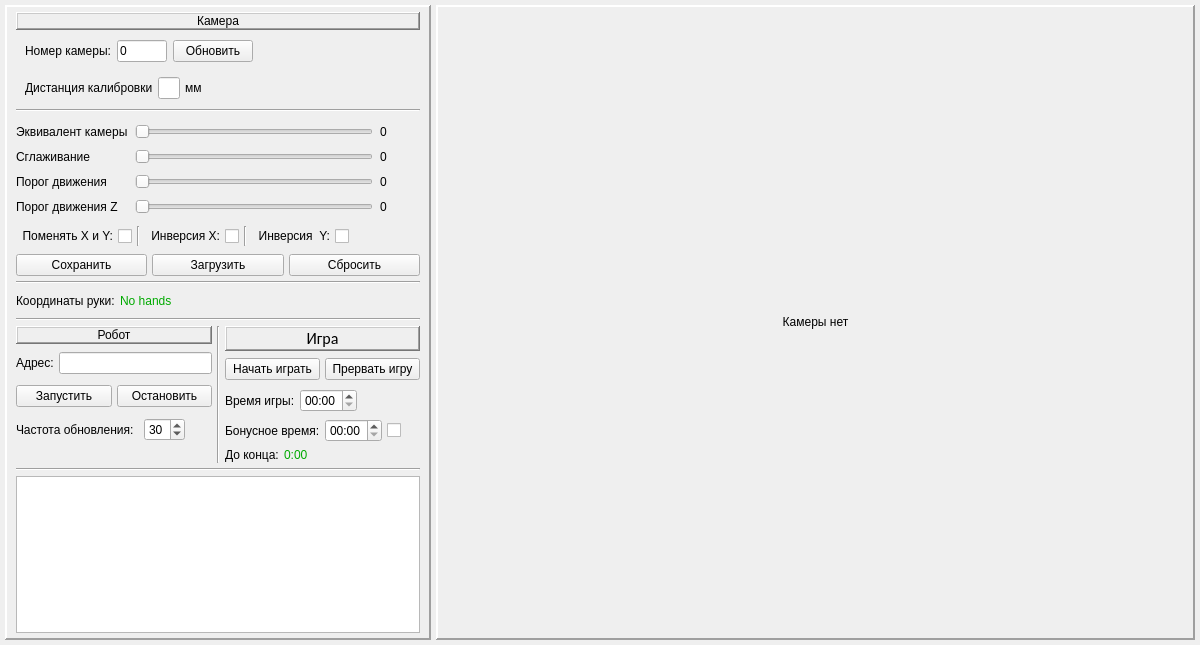
<?xml version="1.0" encoding="UTF-8"?>
<ui version="4.0">
 <class>MainWindow</class>
 <widget class="QMainWindow" name="MainWindow">
  <property name="enabled">
   <bool>true</bool>
  </property>
  <property name="geometry">
   <rect>
    <x>0</x>
    <y>0</y>
    <width>1200</width>
    <height>645</height>
   </rect>
  </property>
  <property name="windowTitle">
   <string>HapHapch</string>
  </property>
  <widget class="QWidget" name="centralwidget">
   <layout class="QGridLayout" name="gridLayout_6">
    <property name="leftMargin">
     <number>5</number>
    </property>
    <property name="topMargin">
     <number>5</number>
    </property>
    <property name="rightMargin">
     <number>5</number>
    </property>
    <property name="bottomMargin">
     <number>5</number>
    </property>
    <property name="spacing">
     <number>5</number>
    </property>
    <item row="0" column="0">
     <layout class="QHBoxLayout" name="horizontalLayout_5" stretch="7,13">
      <property name="spacing">
       <number>5</number>
      </property>
      <item>
       <widget class="QFrame" name="frame">
        <property name="sizePolicy">
         <sizepolicy hsizetype="Preferred" vsizetype="Preferred">
          <horstretch>0</horstretch>
          <verstretch>0</verstretch>
         </sizepolicy>
        </property>
        <property name="minimumSize">
         <size>
          <width>0</width>
          <height>0</height>
         </size>
        </property>
        <property name="maximumSize">
         <size>
          <width>600</width>
          <height>16777215</height>
         </size>
        </property>
        <property name="frameShape">
         <enum>QFrame::Panel</enum>
        </property>
        <property name="frameShadow">
         <enum>QFrame::Raised</enum>
        </property>
        <property name="lineWidth">
         <number>2</number>
        </property>
        <layout class="QVBoxLayout" name="verticalLayout">
         <property name="spacing">
          <number>5</number>
         </property>
         <property name="topMargin">
          <number>5</number>
         </property>
         <property name="bottomMargin">
          <number>5</number>
         </property>
         <item>
          <widget class="QLabel" name="label_10">
           <property name="sizePolicy">
            <sizepolicy hsizetype="Preferred" vsizetype="Maximum">
             <horstretch>0</horstretch>
             <verstretch>0</verstretch>
            </sizepolicy>
           </property>
           <property name="styleSheet">
            <string notr="true">font: 75 12pt &quot;Calibri&quot;;</string>
           </property>
           <property name="frameShape">
            <enum>QFrame::WinPanel</enum>
           </property>
           <property name="frameShadow">
            <enum>QFrame::Raised</enum>
           </property>
           <property name="lineWidth">
            <number>1</number>
           </property>
           <property name="text">
            <string>Камера</string>
           </property>
           <property name="alignment">
            <set>Qt::AlignCenter</set>
           </property>
           <property name="margin">
            <number>2</number>
           </property>
          </widget>
         </item>
         <item>
          <widget class="QFrame" name="frame">
           <property name="sizePolicy">
            <sizepolicy hsizetype="Preferred" vsizetype="Maximum">
             <horstretch>0</horstretch>
             <verstretch>0</verstretch>
            </sizepolicy>
           </property>
           <layout class="QGridLayout" name="gridLayout_3">
            <property name="topMargin">
             <number>5</number>
            </property>
            <property name="bottomMargin">
             <number>5</number>
            </property>
            <item row="0" column="2">
             <widget class="QPushButton" name="Start_cam">
              <property name="sizePolicy">
               <sizepolicy hsizetype="Minimum" vsizetype="Fixed">
                <horstretch>0</horstretch>
                <verstretch>0</verstretch>
               </sizepolicy>
              </property>
              <property name="text">
               <string>Обновить</string>
              </property>
             </widget>
            </item>
            <item row="0" column="0">
             <widget class="QLabel" name="label">
              <property name="sizePolicy">
               <sizepolicy hsizetype="Maximum" vsizetype="Preferred">
                <horstretch>0</horstretch>
                <verstretch>0</verstretch>
               </sizepolicy>
              </property>
              <property name="text">
               <string>Номер камеры:</string>
              </property>
              <property name="alignment">
               <set>Qt::AlignLeading|Qt::AlignLeft|Qt::AlignVCenter</set>
              </property>
             </widget>
            </item>
            <item row="0" column="1">
             <widget class="QLineEdit" name="NumCamEditLine">
              <property name="sizePolicy">
               <sizepolicy hsizetype="Fixed" vsizetype="Fixed">
                <horstretch>100</horstretch>
                <verstretch>0</verstretch>
               </sizepolicy>
              </property>
              <property name="minimumSize">
               <size>
                <width>0</width>
                <height>0</height>
               </size>
              </property>
              <property name="maximumSize">
               <size>
                <width>50</width>
                <height>16777215</height>
               </size>
              </property>
              <property name="baseSize">
               <size>
                <width>0</width>
                <height>0</height>
               </size>
              </property>
              <property name="text">
               <string>0</string>
              </property>
             </widget>
            </item>
            <item row="0" column="3">
             <widget class="QLabel" name="label_2">
              <property name="sizePolicy">
               <sizepolicy hsizetype="MinimumExpanding" vsizetype="Preferred">
                <horstretch>0</horstretch>
                <verstretch>0</verstretch>
               </sizepolicy>
              </property>
              <property name="text">
               <string/>
              </property>
             </widget>
            </item>
           </layout>
          </widget>
         </item>
         <item>
          <widget class="QFrame" name="horizontalFrame_2">
           <property name="sizePolicy">
            <sizepolicy hsizetype="Preferred" vsizetype="Maximum">
             <horstretch>0</horstretch>
             <verstretch>0</verstretch>
            </sizepolicy>
           </property>
           <layout class="QHBoxLayout" name="horizontalLayout_2" stretch="1,1,1,10">
            <property name="spacing">
             <number>5</number>
            </property>
            <property name="topMargin">
             <number>5</number>
            </property>
            <property name="bottomMargin">
             <number>5</number>
            </property>
            <item>
             <widget class="QLabel" name="lab_2">
              <property name="sizePolicy">
               <sizepolicy hsizetype="Minimum" vsizetype="Preferred">
                <horstretch>0</horstretch>
                <verstretch>0</verstretch>
               </sizepolicy>
              </property>
              <property name="text">
               <string>Дистанция калибровки</string>
              </property>
             </widget>
            </item>
            <item>
             <widget class="QLineEdit" name="CalibDist">
              <property name="sizePolicy">
               <sizepolicy hsizetype="Maximum" vsizetype="Fixed">
                <horstretch>0</horstretch>
                <verstretch>0</verstretch>
               </sizepolicy>
              </property>
              <property name="maximumSize">
               <size>
                <width>50</width>
                <height>16777215</height>
               </size>
              </property>
              <property name="text">
               <string/>
              </property>
             </widget>
            </item>
            <item>
             <widget class="QLabel" name="label_3">
              <property name="text">
               <string>мм</string>
              </property>
              <property name="margin">
               <number>3</number>
              </property>
             </widget>
            </item>
            <item>
             <widget class="QLabel" name="label_4">
              <property name="sizePolicy">
               <sizepolicy hsizetype="MinimumExpanding" vsizetype="Preferred">
                <horstretch>0</horstretch>
                <verstretch>0</verstretch>
               </sizepolicy>
              </property>
              <property name="text">
               <string/>
              </property>
             </widget>
            </item>
           </layout>
          </widget>
         </item>
         <item>
          <widget class="Line" name="line">
           <property name="orientation">
            <enum>Qt::Horizontal</enum>
           </property>
          </widget>
         </item>
         <item>
          <layout class="QGridLayout" name="gridLayout_4" columnstretch="0,0,0">
           <property name="topMargin">
            <number>7</number>
           </property>
           <property name="bottomMargin">
            <number>7</number>
           </property>
           <property name="horizontalSpacing">
            <number>7</number>
           </property>
           <property name="verticalSpacing">
            <number>10</number>
           </property>
           <item row="1" column="1">
            <widget class="QSlider" name="TimeApprox">
             <property name="minimum">
              <number>1</number>
             </property>
             <property name="maximum">
              <number>100</number>
             </property>
             <property name="pageStep">
              <number>1</number>
             </property>
             <property name="value">
              <number>1</number>
             </property>
             <property name="orientation">
              <enum>Qt::Horizontal</enum>
             </property>
            </widget>
           </item>
           <item row="0" column="1">
            <widget class="QSlider" name="CalibCam">
             <property name="maximum">
              <number>800</number>
             </property>
             <property name="pageStep">
              <number>1</number>
             </property>
             <property name="value">
              <number>0</number>
             </property>
             <property name="orientation">
              <enum>Qt::Horizontal</enum>
             </property>
            </widget>
           </item>
           <item row="3" column="2">
            <widget class="QLabel" name="Lab_FixedParam_Z">
             <property name="sizePolicy">
              <sizepolicy hsizetype="Fixed" vsizetype="Preferred">
               <horstretch>0</horstretch>
               <verstretch>0</verstretch>
              </sizepolicy>
             </property>
             <property name="text">
              <string>0</string>
             </property>
             <property name="margin">
              <number>3</number>
             </property>
            </widget>
           </item>
           <item row="3" column="0">
            <widget class="QLabel" name="label_8">
             <property name="text">
              <string>Порог движения Z</string>
             </property>
            </widget>
           </item>
           <item row="1" column="2">
            <widget class="QLabel" name="Lab_TimeApprox">
             <property name="sizePolicy">
              <sizepolicy hsizetype="Fixed" vsizetype="Preferred">
               <horstretch>0</horstretch>
               <verstretch>0</verstretch>
              </sizepolicy>
             </property>
             <property name="text">
              <string>0</string>
             </property>
             <property name="margin">
              <number>3</number>
             </property>
            </widget>
           </item>
           <item row="2" column="1">
            <widget class="QSlider" name="FixedParam">
             <property name="maximum">
              <number>100</number>
             </property>
             <property name="pageStep">
              <number>1</number>
             </property>
             <property name="orientation">
              <enum>Qt::Horizontal</enum>
             </property>
            </widget>
           </item>
           <item row="1" column="0">
            <widget class="QLabel" name="label_6">
             <property name="text">
              <string>Cглаживание</string>
             </property>
            </widget>
           </item>
           <item row="3" column="1">
            <widget class="QSlider" name="FixedParam_Z">
             <property name="maximum">
              <number>100</number>
             </property>
             <property name="pageStep">
              <number>1</number>
             </property>
             <property name="orientation">
              <enum>Qt::Horizontal</enum>
             </property>
            </widget>
           </item>
           <item row="0" column="2">
            <widget class="QLabel" name="Lab_CalibCam">
             <property name="sizePolicy">
              <sizepolicy hsizetype="Fixed" vsizetype="Preferred">
               <horstretch>0</horstretch>
               <verstretch>0</verstretch>
              </sizepolicy>
             </property>
             <property name="minimumSize">
              <size>
               <width>40</width>
               <height>0</height>
              </size>
             </property>
             <property name="text">
              <string extracomment="3324243">0</string>
             </property>
             <property name="margin">
              <number>3</number>
             </property>
            </widget>
           </item>
           <item row="2" column="2">
            <widget class="QLabel" name="Lab_FixedParam">
             <property name="sizePolicy">
              <sizepolicy hsizetype="Fixed" vsizetype="Preferred">
               <horstretch>0</horstretch>
               <verstretch>0</verstretch>
              </sizepolicy>
             </property>
             <property name="text">
              <string>0</string>
             </property>
             <property name="margin">
              <number>3</number>
             </property>
            </widget>
           </item>
           <item row="2" column="0">
            <widget class="QLabel" name="label_7">
             <property name="text">
              <string>Порог движения</string>
             </property>
            </widget>
           </item>
           <item row="0" column="0">
            <widget class="QLabel" name="lab">
             <property name="text">
              <string>Эквивалент камеры</string>
             </property>
            </widget>
           </item>
          </layout>
         </item>
         <item>
          <layout class="QHBoxLayout" name="horizontalLayout_14">
           <property name="bottomMargin">
            <number>3</number>
           </property>
           <item>
            <widget class="QCheckBox" name="Change_XY_Box">
             <property name="layoutDirection">
              <enum>Qt::RightToLeft</enum>
             </property>
             <property name="text">
              <string>Поменять X и Y:</string>
             </property>
             <property name="tristate">
              <bool>false</bool>
             </property>
            </widget>
           </item>
           <item>
            <widget class="Line" name="line_5">
             <property name="orientation">
              <enum>Qt::Vertical</enum>
             </property>
            </widget>
           </item>
           <item>
            <widget class="QCheckBox" name="Inv_X_Box">
             <property name="layoutDirection">
              <enum>Qt::RightToLeft</enum>
             </property>
             <property name="text">
              <string>Инверсия X:</string>
             </property>
            </widget>
           </item>
           <item>
            <widget class="Line" name="line_7">
             <property name="orientation">
              <enum>Qt::Vertical</enum>
             </property>
            </widget>
           </item>
           <item>
            <widget class="QCheckBox" name="Inv_Y_Box">
             <property name="layoutDirection">
              <enum>Qt::RightToLeft</enum>
             </property>
             <property name="text">
              <string>Инверсия  Y:</string>
             </property>
            </widget>
           </item>
           <item>
            <widget class="QLabel" name="label_13">
             <property name="sizePolicy">
              <sizepolicy hsizetype="Expanding" vsizetype="Preferred">
               <horstretch>0</horstretch>
               <verstretch>0</verstretch>
              </sizepolicy>
             </property>
             <property name="text">
              <string/>
             </property>
            </widget>
           </item>
          </layout>
         </item>
         <item>
          <layout class="QHBoxLayout" name="horizontalLayout_6">
           <item>
            <widget class="QPushButton" name="SaveSettingsBut">
             <property name="text">
              <string>Сохранить</string>
             </property>
            </widget>
           </item>
           <item>
            <widget class="QPushButton" name="LoadSettingsBut">
             <property name="text">
              <string>Загрузить</string>
             </property>
            </widget>
           </item>
           <item>
            <widget class="QPushButton" name="ResetSettingsBut">
             <property name="text">
              <string>Сбросить</string>
             </property>
            </widget>
           </item>
          </layout>
         </item>
         <item>
          <widget class="Line" name="line_2">
           <property name="orientation">
            <enum>Qt::Horizontal</enum>
           </property>
          </widget>
         </item>
         <item>
          <layout class="QHBoxLayout" name="horizontalLayout_3">
           <property name="topMargin">
            <number>5</number>
           </property>
           <property name="bottomMargin">
            <number>5</number>
           </property>
           <item>
            <widget class="QLabel" name="label_11">
             <property name="text">
              <string>Координаты руки:</string>
             </property>
            </widget>
           </item>
           <item>
            <widget class="QLabel" name="Hand_Coords">
             <property name="sizePolicy">
              <sizepolicy hsizetype="Expanding" vsizetype="Preferred">
               <horstretch>0</horstretch>
               <verstretch>0</verstretch>
              </sizepolicy>
             </property>
             <property name="minimumSize">
              <size>
               <width>300</width>
               <height>0</height>
              </size>
             </property>
             <property name="styleSheet">
              <string notr="true">font: 75 12pt &quot;Calibri&quot;;
color: rgb(0, 170, 0);</string>
             </property>
             <property name="text">
              <string>No hands</string>
             </property>
            </widget>
           </item>
          </layout>
         </item>
         <item>
          <widget class="Line" name="line_4">
           <property name="orientation">
            <enum>Qt::Horizontal</enum>
           </property>
          </widget>
         </item>
         <item>
          <layout class="QHBoxLayout" name="horizontalLayout_8" stretch="1,0,1">
           <property name="sizeConstraint">
            <enum>QLayout::SetMaximumSize</enum>
           </property>
           <item>
            <layout class="QVBoxLayout" name="verticalLayout_3">
             <item>
              <widget class="QLabel" name="label_9">
               <property name="sizePolicy">
                <sizepolicy hsizetype="Expanding" vsizetype="Maximum">
                 <horstretch>0</horstretch>
                 <verstretch>0</verstretch>
                </sizepolicy>
               </property>
               <property name="styleSheet">
                <string notr="true">font: 75 12pt &quot;Calibri&quot;;</string>
               </property>
               <property name="frameShape">
                <enum>QFrame::WinPanel</enum>
               </property>
               <property name="frameShadow">
                <enum>QFrame::Raised</enum>
               </property>
               <property name="text">
                <string>Робот</string>
               </property>
               <property name="alignment">
                <set>Qt::AlignCenter</set>
               </property>
               <property name="margin">
                <number>2</number>
               </property>
              </widget>
             </item>
             <item>
              <layout class="QHBoxLayout" name="horizontalLayout_4">
               <property name="topMargin">
                <number>3</number>
               </property>
               <property name="bottomMargin">
                <number>3</number>
               </property>
               <item>
                <widget class="QLabel" name="label_12">
                 <property name="sizePolicy">
                  <sizepolicy hsizetype="Fixed" vsizetype="Preferred">
                   <horstretch>0</horstretch>
                   <verstretch>0</verstretch>
                  </sizepolicy>
                 </property>
                 <property name="text">
                  <string>Адрес:</string>
                 </property>
                 <property name="margin">
                  <number>5</number>
                 </property>
                </widget>
               </item>
               <item>
                <widget class="QLineEdit" name="IpLineEdit">
                 <property name="sizePolicy">
                  <sizepolicy hsizetype="Expanding" vsizetype="Fixed">
                   <horstretch>0</horstretch>
                   <verstretch>0</verstretch>
                  </sizepolicy>
                 </property>
                 <property name="minimumSize">
                  <size>
                   <width>0</width>
                   <height>0</height>
                  </size>
                 </property>
                 <property name="maximumSize">
                  <size>
                   <width>16777215</width>
                   <height>16777215</height>
                  </size>
                 </property>
                 <property name="font">
                  <font>
                   <stylestrategy>PreferDefault</stylestrategy>
                  </font>
                 </property>
                 <property name="inputMethodHints">
                  <set>Qt::ImhNone</set>
                 </property>
                 <property name="text">
                  <string/>
                 </property>
                </widget>
               </item>
              </layout>
             </item>
             <item>
              <layout class="QHBoxLayout" name="horizontalLayout_7">
               <property name="topMargin">
                <number>3</number>
               </property>
               <property name="bottomMargin">
                <number>3</number>
               </property>
               <item>
                <widget class="QPushButton" name="StartServerBut">
                 <property name="sizePolicy">
                  <sizepolicy hsizetype="Expanding" vsizetype="Fixed">
                   <horstretch>0</horstretch>
                   <verstretch>0</verstretch>
                  </sizepolicy>
                 </property>
                 <property name="minimumSize">
                  <size>
                   <width>0</width>
                   <height>0</height>
                  </size>
                 </property>
                 <property name="text">
                  <string>Запустить</string>
                 </property>
                </widget>
               </item>
               <item>
                <widget class="QPushButton" name="PauseRobotBut">
                 <property name="sizePolicy">
                  <sizepolicy hsizetype="Expanding" vsizetype="Fixed">
                   <horstretch>0</horstretch>
                   <verstretch>0</verstretch>
                  </sizepolicy>
                 </property>
                 <property name="text">
                  <string>Остановить</string>
                 </property>
                </widget>
               </item>
              </layout>
             </item>
             <item>
              <layout class="QHBoxLayout" name="horizontalLayout_10" stretch="0,0,0">
               <property name="spacing">
                <number>10</number>
               </property>
               <property name="sizeConstraint">
                <enum>QLayout::SetDefaultConstraint</enum>
               </property>
               <property name="topMargin">
                <number>3</number>
               </property>
               <property name="rightMargin">
                <number>0</number>
               </property>
               <property name="bottomMargin">
                <number>3</number>
               </property>
               <item>
                <widget class="QLabel" name="label_15">
                 <property name="sizePolicy">
                  <sizepolicy hsizetype="Preferred" vsizetype="Preferred">
                   <horstretch>0</horstretch>
                   <verstretch>0</verstretch>
                  </sizepolicy>
                 </property>
                 <property name="text">
                  <string>Частота обновления:</string>
                 </property>
                </widget>
               </item>
               <item>
                <widget class="QSpinBox" name="FrequencySlender">
                 <property name="sizePolicy">
                  <sizepolicy hsizetype="Fixed" vsizetype="Fixed">
                   <horstretch>0</horstretch>
                   <verstretch>0</verstretch>
                  </sizepolicy>
                 </property>
                 <property name="minimum">
                  <number>1</number>
                 </property>
                 <property name="value">
                  <number>30</number>
                 </property>
                </widget>
               </item>
               <item>
                <widget class="QLabel" name="label_5">
                 <property name="sizePolicy">
                  <sizepolicy hsizetype="Expanding" vsizetype="Preferred">
                   <horstretch>0</horstretch>
                   <verstretch>0</verstretch>
                  </sizepolicy>
                 </property>
                 <property name="text">
                  <string/>
                 </property>
                </widget>
               </item>
              </layout>
             </item>
             <item>
              <widget class="QLabel" name="label_16">
               <property name="sizePolicy">
                <sizepolicy hsizetype="Preferred" vsizetype="Minimum">
                 <horstretch>0</horstretch>
                 <verstretch>0</verstretch>
                </sizepolicy>
               </property>
               <property name="text">
                <string/>
               </property>
              </widget>
             </item>
            </layout>
           </item>
           <item>
            <widget class="Line" name="line_6">
             <property name="orientation">
              <enum>Qt::Vertical</enum>
             </property>
            </widget>
           </item>
           <item>
            <layout class="QVBoxLayout" name="verticalLayout_2">
             <item>
              <widget class="QLabel" name="label_14">
               <property name="sizePolicy">
                <sizepolicy hsizetype="Expanding" vsizetype="Maximum">
                 <horstretch>0</horstretch>
                 <verstretch>0</verstretch>
                </sizepolicy>
               </property>
               <property name="font">
                <font>
                 <family>Calibri</family>
                 <pointsize>12</pointsize>
                 <weight>9</weight>
                 <italic>false</italic>
                 <bold>false</bold>
                </font>
               </property>
               <property name="styleSheet">
                <string notr="true">font: 75 12pt &quot;Calibri&quot;;</string>
               </property>
               <property name="frameShape">
                <enum>QFrame::WinPanel</enum>
               </property>
               <property name="frameShadow">
                <enum>QFrame::Raised</enum>
               </property>
               <property name="text">
                <string>Игра</string>
               </property>
               <property name="alignment">
                <set>Qt::AlignCenter</set>
               </property>
               <property name="margin">
                <number>2</number>
               </property>
              </widget>
             </item>
             <item>
              <layout class="QHBoxLayout" name="horizontalLayout_9">
               <property name="topMargin">
                <number>2</number>
               </property>
               <property name="bottomMargin">
                <number>2</number>
               </property>
               <item>
                <widget class="QPushButton" name="StartGameBut">
                 <property name="minimumSize">
                  <size>
                   <width>0</width>
                   <height>0</height>
                  </size>
                 </property>
                 <property name="text">
                  <string>Начать играть</string>
                 </property>
                </widget>
               </item>
               <item>
                <widget class="QPushButton" name="StopGameBut">
                 <property name="minimumSize">
                  <size>
                   <width>0</width>
                   <height>0</height>
                  </size>
                 </property>
                 <property name="text">
                  <string>Прервать игру</string>
                 </property>
                </widget>
               </item>
              </layout>
             </item>
             <item>
              <layout class="QHBoxLayout" name="horizontalLayout">
               <property name="topMargin">
                <number>2</number>
               </property>
               <property name="bottomMargin">
                <number>2</number>
               </property>
               <item>
                <widget class="QLabel" name="label_17">
                 <property name="sizePolicy">
                  <sizepolicy hsizetype="Maximum" vsizetype="Preferred">
                   <horstretch>0</horstretch>
                   <verstretch>0</verstretch>
                  </sizepolicy>
                 </property>
                 <property name="text">
                  <string>Время игры:</string>
                 </property>
                </widget>
               </item>
               <item>
                <widget class="QTimeEdit" name="timeEdit">
                 <property name="sizePolicy">
                  <sizepolicy hsizetype="Maximum" vsizetype="Fixed">
                   <horstretch>0</horstretch>
                   <verstretch>0</verstretch>
                  </sizepolicy>
                 </property>
                 <property name="displayFormat">
                  <string>mm:ss</string>
                 </property>
                </widget>
               </item>
               <item>
                <widget class="QLabel" name="label_19">
                 <property name="sizePolicy">
                  <sizepolicy hsizetype="Expanding" vsizetype="Preferred">
                   <horstretch>0</horstretch>
                   <verstretch>0</verstretch>
                  </sizepolicy>
                 </property>
                 <property name="text">
                  <string/>
                 </property>
                </widget>
               </item>
              </layout>
             </item>
             <item>
              <layout class="QHBoxLayout" name="horizontalLayout_11">
               <property name="topMargin">
                <number>0</number>
               </property>
               <property name="bottomMargin">
                <number>0</number>
               </property>
               <item>
                <widget class="QLabel" name="label_18">
                 <property name="text">
                  <string>Бонусное время:</string>
                 </property>
                </widget>
               </item>
               <item>
                <widget class="QTimeEdit" name="Add_timeEdit">
                 <property name="sizePolicy">
                  <sizepolicy hsizetype="Maximum" vsizetype="Fixed">
                   <horstretch>0</horstretch>
                   <verstretch>0</verstretch>
                  </sizepolicy>
                 </property>
                 <property name="displayFormat">
                  <string>mm:ss</string>
                 </property>
                </widget>
               </item>
               <item>
                <widget class="QCheckBox" name="AddTime_checkBox">
                 <property name="sizePolicy">
                  <sizepolicy hsizetype="Expanding" vsizetype="Fixed">
                   <horstretch>0</horstretch>
                   <verstretch>0</verstretch>
                  </sizepolicy>
                 </property>
                 <property name="text">
                  <string/>
                 </property>
                </widget>
               </item>
              </layout>
             </item>
             <item>
              <layout class="QHBoxLayout" name="horizontalLayout_12">
               <property name="topMargin">
                <number>0</number>
               </property>
               <property name="bottomMargin">
                <number>0</number>
               </property>
               <item>
                <widget class="QLabel" name="label_22">
                 <property name="text">
                  <string>До конца:</string>
                 </property>
                </widget>
               </item>
               <item>
                <widget class="QLabel" name="lab_game_timeout">
                 <property name="minimumSize">
                  <size>
                   <width>30</width>
                   <height>0</height>
                  </size>
                 </property>
                 <property name="styleSheet">
                  <string notr="true">font: 12pt &quot;Calibri&quot;;
color: rgb(0, 170, 0);</string>
                 </property>
                 <property name="text">
                  <string>0:00</string>
                 </property>
                </widget>
               </item>
               <item>
                <widget class="QLabel" name="label_23">
                 <property name="sizePolicy">
                  <sizepolicy hsizetype="Expanding" vsizetype="Preferred">
                   <horstretch>0</horstretch>
                   <verstretch>0</verstretch>
                  </sizepolicy>
                 </property>
                 <property name="text">
                  <string/>
                 </property>
                </widget>
               </item>
              </layout>
             </item>
            </layout>
           </item>
          </layout>
         </item>
         <item>
          <widget class="Line" name="line_3">
           <property name="orientation">
            <enum>Qt::Horizontal</enum>
           </property>
          </widget>
         </item>
         <item>
          <widget class="QListWidget" name="SendList">
           <property name="sizePolicy">
            <sizepolicy hsizetype="Preferred" vsizetype="Expanding">
             <horstretch>0</horstretch>
             <verstretch>0</verstretch>
            </sizepolicy>
           </property>
           <property name="minimumSize">
            <size>
             <width>0</width>
             <height>40</height>
            </size>
           </property>
           <property name="maximumSize">
            <size>
             <width>16777215</width>
             <height>16777215</height>
            </size>
           </property>
           <property name="styleSheet">
            <string notr="true"/>
           </property>
           <property name="verticalScrollBarPolicy">
            <enum>Qt::ScrollBarAsNeeded</enum>
           </property>
           <property name="horizontalScrollBarPolicy">
            <enum>Qt::ScrollBarAsNeeded</enum>
           </property>
           <property name="autoScrollMargin">
            <number>16</number>
           </property>
           <property name="editTriggers">
            <set>QAbstractItemView::NoEditTriggers</set>
           </property>
           <property name="showDropIndicator" stdset="0">
            <bool>true</bool>
           </property>
           <property name="movement">
            <enum>QListView::Static</enum>
           </property>
           <property name="spacing">
            <number>0</number>
           </property>
           <property name="modelColumn">
            <number>0</number>
           </property>
           <property name="uniformItemSizes">
            <bool>false</bool>
           </property>
           <property name="batchSize">
            <number>100</number>
           </property>
           <property name="wordWrap">
            <bool>true</bool>
           </property>
           <property name="selectionRectVisible">
            <bool>false</bool>
           </property>
          </widget>
         </item>
        </layout>
       </widget>
      </item>
      <item>
       <widget class="QLabel" name="Lab_Cam">
        <property name="sizePolicy">
         <sizepolicy hsizetype="Ignored" vsizetype="Ignored">
          <horstretch>0</horstretch>
          <verstretch>0</verstretch>
         </sizepolicy>
        </property>
        <property name="minimumSize">
         <size>
          <width>0</width>
          <height>0</height>
         </size>
        </property>
        <property name="palette">
         <palette>
          <active>
           <colorrole role="Base">
            <brush brushstyle="SolidPattern">
             <color alpha="255">
              <red>255</red>
              <green>255</green>
              <blue>255</blue>
             </color>
            </brush>
           </colorrole>
          </active>
          <inactive>
           <colorrole role="Base">
            <brush brushstyle="SolidPattern">
             <color alpha="255">
              <red>255</red>
              <green>255</green>
              <blue>255</blue>
             </color>
            </brush>
           </colorrole>
          </inactive>
          <disabled>
           <colorrole role="Base">
            <brush brushstyle="SolidPattern">
             <color alpha="255">
              <red>240</red>
              <green>240</green>
              <blue>240</blue>
             </color>
            </brush>
           </colorrole>
          </disabled>
         </palette>
        </property>
        <property name="whatsThis">
         <string/>
        </property>
        <property name="autoFillBackground">
         <bool>false</bool>
        </property>
        <property name="styleSheet">
         <string notr="true">font: 75 14pt &quot;Calibri&quot;</string>
        </property>
        <property name="inputMethodHints">
         <set>Qt::ImhNone</set>
        </property>
        <property name="frameShape">
         <enum>QFrame::Panel</enum>
        </property>
        <property name="frameShadow">
         <enum>QFrame::Raised</enum>
        </property>
        <property name="lineWidth">
         <number>2</number>
        </property>
        <property name="text">
         <string>&lt;html&gt;&lt;head/&gt;&lt;body&gt;&lt;p&gt;Камеры нет&lt;/p&gt;&lt;/body&gt;&lt;/html&gt;</string>
        </property>
        <property name="alignment">
         <set>Qt::AlignCenter</set>
        </property>
        <property name="margin">
         <number>10</number>
        </property>
       </widget>
      </item>
     </layout>
    </item>
   </layout>
  </widget>
 </widget>
 <resources/>
 <connections/>
</ui>
